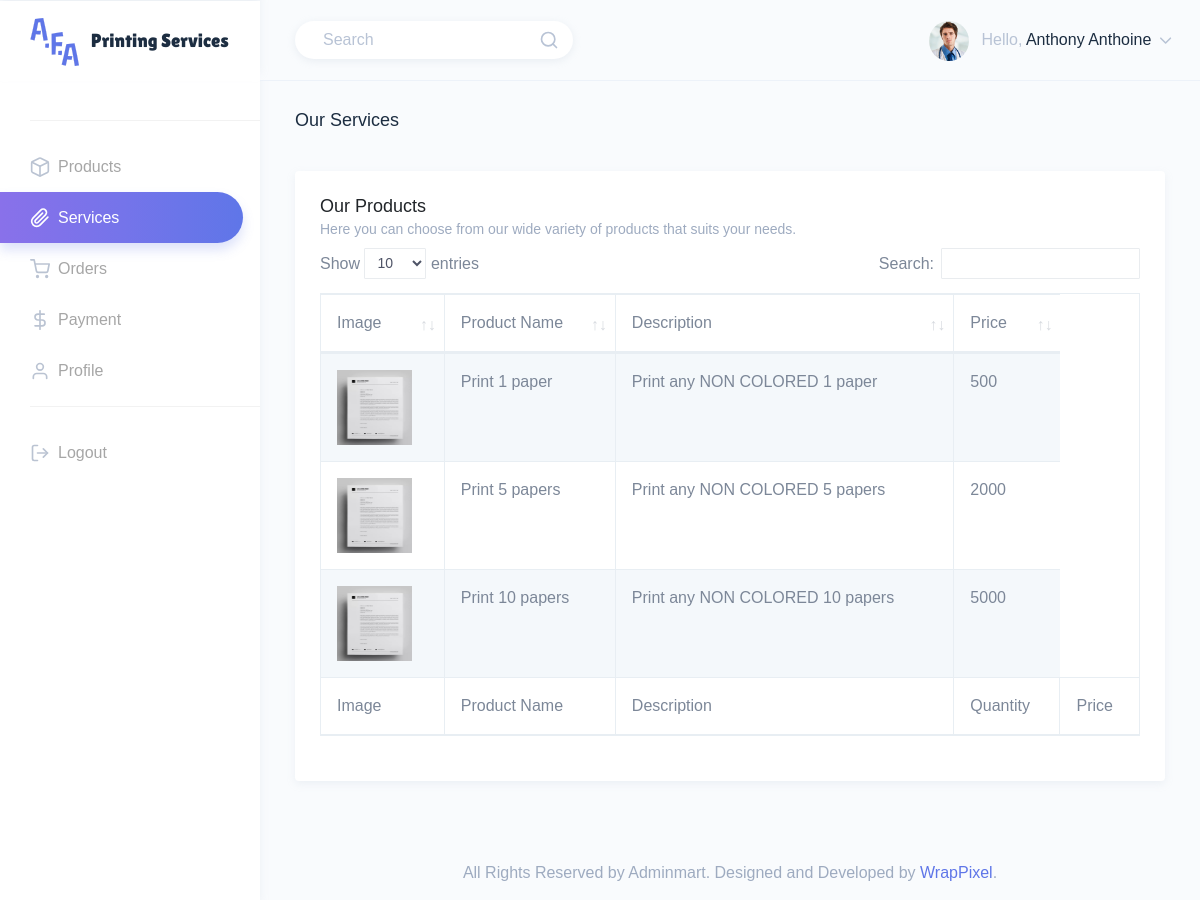
The app's page /src/html/customer/services.php (signed in) with its own data.
### tables this page shows
CREATE TABLE IF NOT EXISTS `customer` (
  `customer_id` int NOT NULL AUTO_INCREMENT,
  `full_name` varchar(150) NOT NULL,
  `email` varchar(150) NOT NULL,
  `phone` varchar(150) NOT NULL,
  `username` varchar(150) NOT NULL,
  `password` varchar(255) NOT NULL,
  `image_url` varchar(150) NOT NULL,
  `access` tinyint(1) NOT NULL,
  PRIMARY KEY (`customer_id`)
);

CREATE TABLE IF NOT EXISTS `product` (
  `product_id` int NOT NULL AUTO_INCREMENT,
  `product_name` varchar(150) NOT NULL,
  `cost_price` int NOT NULL,
  `price` int NOT NULL,
  `description` varchar(250) NOT NULL,
  `barcode` varchar(150) NOT NULL,
  `quantity` int NOT NULL,
  `image_url` varchar(150) NOT NULL,
  `flag_service` tinyint(1) NOT NULL,
  PRIMARY KEY (`product_id`)
);

### src/html/customer/services.php (the view, shortened to what this page needs)
<?php
    require_once('../../database/db.php');
    $sql = "SELECT full_name, image_url FROM customer WHERE customer_id=".$_SESSION['id']."";
    $query_result = mysqli_query($conn, $sql);
    while($record = mysqli_fetch_assoc($query_result)) {
      $customer_info[] = $record;
    }
    $image_path=json_decode($customer_info[0]['image_url'], true);
    $sql = "SELECT * FROM product WHERE flag_service=1";
    $query_result = mysqli_query($conn, $sql);
    while($record = mysqli_fetch_assoc($query_result)) {
      $products[] = $record;
    }
?>
<!DOCTYPE html>
<html dir="ltr" lang="en">
<head>
    <link href="../../assets/extra-libs/datatables.net-bs4/css/dataTables.bootstrap4.css" rel="stylesheet">
    <link href="../../dist/css/style.min.css" rel="stylesheet">
</head>
<body>
    <div id="main-wrapper" data-theme="light" data-layout="vertical" data-navbarbg="skin6" data-sidebartype="full" data-sidebar-position="fixed" data-header-position="fixed" data-boxed-layout="full">
        <header class="topbar" data-navbarbg="skin6">
            <nav class="navbar top-navbar navbar-expand-md">
                <div class="navbar-header" data-logobg="skin6">
                    <div class="navbar-brand">
                        <a href="index.php">
                            <b class="logo-icon">
                                <img src="../../assets/images/logo-icon-1.svg" alt="homepage" class="dark-logo" />
                            </b>
                            <span class="logo-text">
                                <img src="../../assets/images/logo-text-1.svg" alt="homepage" class="dark-logo" />
                            </span>
                        </a>
                    </div>
                </div>
                <div class="navbar-collapse collapse" id="navbarSupportedContent">
                    <ul class="navbar-nav float-left mr-auto ml-3 pl-1">
                      <li class="nav-item d-none d-md-block">
                          <a class="nav-link" href="javascript:void(0)">
                              <form>
                                  <div class="customize-input">
                                      <input class="form-control custom-shadow custom-radius border-0 bg-white"
                                          type="search" placeholder="Search" aria-label="Search">
                                      <i class="form-control-icon" data-feather="search"></i>
                                  </div>
                              </form>
                          </a>
                      </li>
                    </ul>
                    <ul class="navbar-nav float-right">
                        <li class="nav-item dropdown">
                            <a class="nav-link dropdown-toggle" href="javascript:void(0)" data-toggle="dropdown"
                                aria-haspopup="true" aria-expanded="false">
                                <?php echo"<img src='../../assets/images/users/".$image_path['path']."' alt='user' class='rounded-circle'
                                    width='40' height='40'>"; ?>
                                <span class="ml-2 d-none d-lg-inline-block"><span>Hello,</span> <span
                                        class="text-dark"><?php echo $customer_info[0]['full_name']; ?></span> <i data-feather="chevron-down"
                                        class="svg-icon"></i></span>
                            </a>
                        </li>
                    </ul>
                </div>
            </nav>
        </header>
        <aside class="left-sidebar" data-sidebarbg="skin6">
            <div class="scroll-sidebar" data-sidebarbg="skin6">
                <nav class="sidebar-nav">
                    <ul id="sidebarnav">
                    <li class="list-divider"></li>
                    <li class="sidebar-item"> <a class="sidebar-link" href="index.php"
                            aria-expanded="false"><i data-feather="box" class="feather-icon"></i><span
                                class="hide-menu">Products</span></a>
                    </li>
                    <li class="sidebar-item"> <a class="sidebar-link sidebar-link" href="services.php"
                            aria-expanded="false"><i data-feather="paperclip" class="feather-icon"></i><span
                                class="hide-menu">Services</span></a>
                    </li>
                    <li class="sidebar-item"> <a class="sidebar-link sidebar-link" href="orders.php"
                            aria-expanded="false"><i data-feather="shopping-cart" class="feather-icon"></i><span
                                class="hide-menu">Orders</span></a>
                    </li>
                    <li class="sidebar-item"> <a class="sidebar-link sidebar-link" href="payment.php"
                            aria-expanded="false"><i data-feather="dollar-sign" class="feather-icon"></i><span
                                class="hide-menu">Payment</span></a>
                    </li>
                    <li class="sidebar-item"> <a class="sidebar-link sidebar-link" href="profile.php"
                        aria-expanded="false"><i data-feather="user" class="feather-icon"></i><span
                            class="hide-menu">Profile</span></a>
                    </li>
                        <li class="list-divider"></li>
                        <li class="sidebar-item"> <a class="sidebar-link sidebar-link" href="../logout.php"
                                aria-expanded="false"><i data-feather="log-out" class="feather-icon"></i><span
                                    class="hide-menu">Logout</span></a></li>
                    </ul>
                </nav>
            </div>
        </aside>
        <div class="page-wrapper">
            <div class="page-breadcrumb">
                <div class="row">
                    <div class="col-7 align-self-center">
                        <h4 class="page-title text-truncate text-dark font-weight-medium mb-1">Our Services</h4>
                    </div>
                </div>
            </div>
            <div class="container-fluid">
                <div class="row">
                    <div class="col-12">
                        <div class="card">
                            <div class="card-body">
                                <h4 class="card-title">Our Products</h4>
                                <h6 class="card-subtitle">Here you can choose from our wide variety of products that suits your needs.</h6>
                                <div class="table-responsive">
                                    <table id="zero_config" class="table table-striped table-bordered no-wrap">
                                        <thead>
                                            <tr>
                                                <th>Image</th>
                                                <th>Product Name</th>
                                                <th>Description</th>
                                                <th>Price</th>
                                            </tr>
                                        </thead>
                                        <tbody>
                                            <?php
                                                for($i=0;$i<count($products);$i++){
                                                    $image_path=json_decode($products[$i]['image_url'],true);
                                                    $product_name=$products[$i]['product_name'];
                                                    $product_description=$products[$i]['description'];
                                                    $price=$products[$i]['price'];
                                                    echo "<tr>";
                                                    echo"<td> <img src='../../assets/images/products/".$image_path['path']."' width='75' height='75'></td>";
                                                    echo"<td>".$product_name."</td>";
                                                    echo"<td>".$product_description."</td>";
                                                    echo"<td>".$price."</td>";
                                                    echo "</tr>";
                                                }
                                            ?>
                                        </tbody>
                                        <tfoot>
                                          <tr>
                                              <th>Image</th>
                                              <th>Product Name</th>
                                              <th>Description</th>
                                              <th>Quantity</th>
                                              <th>Price</th>
                                          </tr>
                                        </tfoot>
                                    </table>
                                </div>
                            </div>
                        </div>
                    </div>
                </div>
            </div>
            <footer class="footer text-center text-muted">
                All Rights Reserved by Adminmart. Designed and Developed by <a
                    href="https://wrappixel.com">WrapPixel</a>.
            </footer>
        </div>
    </div>
</body>
</html>

### records on screen
customer: full_name "Anthony Anthoine"
product: product_name "Print 1 paper", description "Print any NON COLORED 1 paper", price "500"
product: product_name "Print 5 papers", description "Print any NON COLORED 5 papers", price "2000"
product: product_name "Print 10 papers", description "Print any NON COLORED 10 papers", price "5000"
